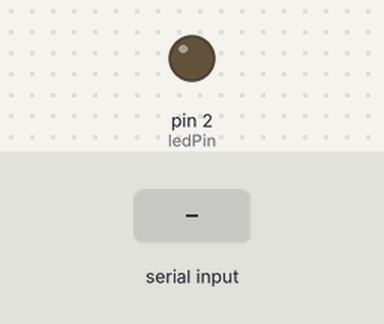
This sketch was run on a simulated Arduino Uno, built with avr-gcc and run on an emulated ATmega328P. On the bench: output pins drawn as LEDs (lit = HIGH). Dashed ring = blinking. The test bench sets the inputs (shaded band).

Above: at 1.2 s.
1.3 s: "l" received over Serial
At 1.55 s:
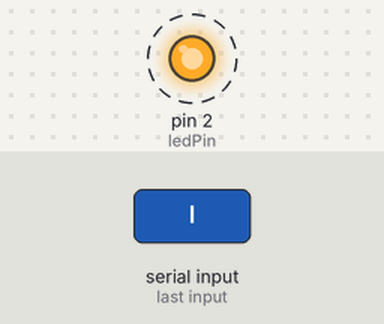
4.3 s: "d" received over Serial
At 5.8 s:
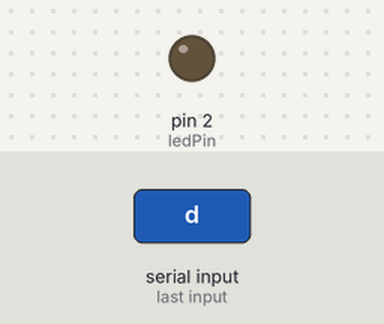
Timing chart, 0 to 7.3 s (numbered marks = the images above; inputs shaded):
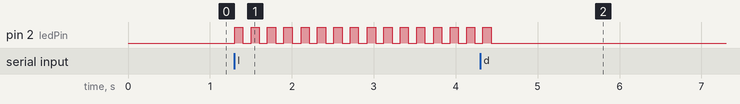

The sketch:

main.ino
```cpp
const int ledPin = 2; //pino digital de saida do led
const int micPin = A0; //pino do microfone
int ledState = 0; //inicia com led desligado
int printSerial = 0; //utilizado para debug
int iniciaColeta = 0; //variavel de estado da coleta
int loopDelay = 10;
char charRecebido;

void alarm(int bips = 4, int interval = 100) {
    for (int i = 0; i < bips; i++) {
        digitalWrite(ledPin, HIGH); // Liga o LED
        delay(interval);           // Aguarda um intervalo
        digitalWrite(ledPin, LOW); // Desliga o LED
        delay(interval);           // Aguarda outro intervalo
    }
}


void setup() {
    pinMode(ledPin, OUTPUT);
    pinMode(micPin, INPUT);
    Serial.begin(115200, SERIAL_8N1);
}

void loop(){
    if (Serial.available() ) {
       charRecebido = Serial.read();
       switch (charRecebido) {
         case 'l':
           ledState = 1;
           break;
         case 'd':
           ledState = 0;
           break;
         case 'i':
           iniciaColeta = 1;
           break;
         case 'p':
           iniciaColeta = 0;
           break;
         case 'b': //debug
           printSerial =1;
           break;
         case 'm': //debug
           printSerial =0;
           break;
        default:
            break;

       }
    }
    if(iniciaColeta == 1){
        int valorSensor = analogRead(micPin);
        if(printSerial == 1){
          Serial.println(valorSensor);
          }else{
            Serial.write(valorSensor & 0xFF); //byte mais significativo
            Serial.write((valorSensor >> 8));//byte menos significativo
            }
    }
    if(ledState == 1){
        alarm();
    }


  delay(loopDelay);
}
```

Measured:
- after the input at 1.3 s, pin 2 (ledPin): alternates HIGH for 0.10 s and LOW for 0.10 s, starting at once
- after the input at 4.3 s, pin 2 (ledPin): goes on until 4.4 s, then stays LOW
